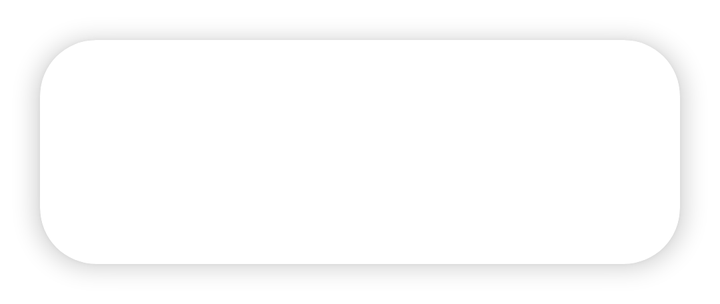
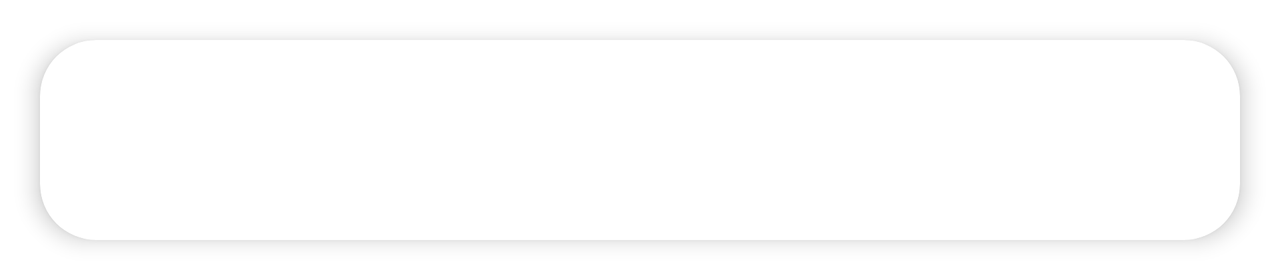

Two renders of one Android screen. The first uses the default layout on a phone; the second uses the alternative layout the repository ships for a different screen configuration, on a matching device. The two XML files are below.
<!-- AndroidManifest.xml: application theme Theme.AppQuindio -->
<!-- res/layout/list_view_object.xml -->
<?xml version="1.0" encoding="utf-8"?>
<androidx.cardview.widget.CardView xmlns:android="http://schemas.android.com/apk/res/android"
    xmlns:card_view="http://schemas.android.com/apk/res-auto"
    android:id="@+id/items"
    android:layout_width="match_parent"
    android:layout_height="wrap_content"
    android:layout_margin="20dp"
    android:layout_marginLeft="16dp"
    android:layout_marginRight="16dp"
    card_view:cardCornerRadius="28dp"
    card_view:cardElevation="6dp"
    card_view:contentPadding="4dp">

    <LinearLayout
        android:layout_width="match_parent"
        android:layout_height="wrap_content"
        android:layout_marginLeft="120dp"
        android:layout_marginRight="20dp"
        android:orientation="vertical"
        android:padding="16dp">

        <TextView
            android:id="@+id/name"
            android:layout_width="match_parent"
            android:layout_height="wrap_content"
            android:layout_alignLeft="@+id/photo"
            android:layout_marginTop="5dp"
            android:layout_marginRight="20dp"
            android:layout_marginBottom="5dp" />

        <TextView
            android:id="@+id/decription"
            android:layout_width="match_parent"
            android:layout_height="wrap_content"
            android:layout_below="@+id/name"
            android:layout_alignLeft="@+id/photo"
            android:layout_marginRight="20dp"
            android:layout_marginBottom="5dp" />

        <TextView
            android:id="@+id/ubication"
            android:layout_width="match_parent"
            android:layout_height="wrap_content"
            android:layout_below="@+id/decription"
            android:layout_alignLeft="@+id/photo"
            android:layout_marginRight="20dp" />
    </LinearLayout>

    <ImageView
        android:id="@+id/photo"
        android:layout_width="80dp"
        android:layout_height="80dp"
        android:layout_marginLeft="20dp"
        android:layout_marginTop="10dp"
        android:layout_marginRight="20dp"
        android:src="@drawable/ic_menu_camera" />
</androidx.cardview.widget.CardView>
<!-- resources referenced by this layout -->
<resources>
  <style name="Theme.AppQuindio" parent="Theme.MaterialComponents.DayNight.DarkActionBar">
          
          <item name="colorPrimary">@color/purple_500</item>
          <item name="colorPrimaryVariant">@color/purple_700</item>
          <item name="colorOnPrimary">@color/white</item>
          
          <item name="colorSecondary">@color/teal_200</item>
          <item name="colorSecondaryVariant">@color/teal_700</item>
          <item name="colorOnSecondary">@color/black</item>
          
          <item name="android:statusBarColor" tools:targetApi="l">?attr/colorPrimaryVariant</item>
          
      </style>
</resources>
<!-- res/layout-land/list_view_object.xml (the repository's variant of the layout above) -->
<!-- drawn on the phone turned sideways -->
<?xml version="1.0" encoding="utf-8"?>
<androidx.cardview.widget.CardView xmlns:android="http://schemas.android.com/apk/res/android"
    xmlns:card_view="http://schemas.android.com/apk/res-auto"
    android:layout_width="match_parent"
    android:layout_height="wrap_content"
    android:layout_marginLeft="16dp"
    android:layout_margin="20dp"
    card_view:cardCornerRadius="28dp"
    card_view:cardElevation="6dp"
    card_view:contentPadding="4dp"
    android:layout_marginRight="16dp"
    android:id="@+id/items">
        <ImageView
            android:id="@+id/photo"
            android:layout_width="80dp"
            android:layout_height="80dp"
            android:layout_marginLeft="20dp"
            android:src="@drawable/ic_menu_camera" />
        <LinearLayout
            android:layout_marginLeft="120dp"
            android:layout_width="match_parent"
            android:layout_height="wrap_content"
            android:layout_marginRight="20dp"
            android:orientation="vertical"
            >
            <TextView
                android:id="@+id/name"
                android:layout_width="match_parent"
                android:layout_height="wrap_content"
                android:layout_alignLeft="@+id/photo"
                android:layout_marginRight="20dp"
                android:layout_marginTop="5dp"
                android:layout_marginBottom="5dp"
                />

            <TextView
                android:id="@+id/decription"
                android:layout_width="match_parent"
                android:layout_height="wrap_content"
                android:layout_below="@+id/name"
                android:layout_alignLeft="@+id/photo"
                android:layout_marginRight="20dp"
                android:layout_marginBottom="5dp" />

            <TextView
                android:id="@+id/ubication"
                android:layout_width="match_parent"
                android:layout_height="wrap_content"
                android:layout_alignLeft="@+id/photo"
                android:layout_below="@+id/decription"
                android:layout_marginRight="20dp"
                android:layout_marginBottom="20dp"
                />
        </LinearLayout>
</androidx.cardview.widget.CardView>
